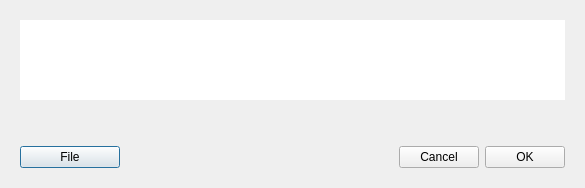
<?xml version="1.0" encoding="UTF-8"?>
<ui version="4.0">
 <class>ExportKeyDialog</class>
 <widget class="QDialog" name="ExportKeyDialog">
  <property name="geometry">
   <rect>
    <x>0</x>
    <y>0</y>
    <width>585</width>
    <height>188</height>
   </rect>
  </property>
  <property name="sizePolicy">
   <sizepolicy hsizetype="Fixed" vsizetype="Preferred">
    <horstretch>0</horstretch>
    <verstretch>0</verstretch>
   </sizepolicy>
  </property>
  <property name="minimumSize">
   <size>
    <width>585</width>
    <height>188</height>
   </size>
  </property>
  <property name="maximumSize">
   <size>
    <width>585</width>
    <height>188</height>
   </size>
  </property>
  <property name="windowTitle">
   <string>Key</string>
  </property>
  <layout class="QVBoxLayout" name="verticalLayout">
   <property name="spacing">
    <number>0</number>
   </property>
   <property name="leftMargin">
    <number>20</number>
   </property>
   <property name="topMargin">
    <number>20</number>
   </property>
   <property name="rightMargin">
    <number>20</number>
   </property>
   <property name="bottomMargin">
    <number>20</number>
   </property>
   <item>
    <widget class="QTextEdit" name="m_keyEdit">
     <property name="minimumSize">
      <size>
       <width>0</width>
       <height>80</height>
      </size>
     </property>
     <property name="maximumSize">
      <size>
       <width>16777215</width>
       <height>80</height>
      </size>
     </property>
     <property name="frameShape">
      <enum>QFrame::NoFrame</enum>
     </property>
    </widget>
   </item>
   <item>
    <spacer name="verticalSpacer">
     <property name="orientation">
      <enum>Qt::Vertical</enum>
     </property>
     <property name="sizeType">
      <enum>QSizePolicy::Expanding</enum>
     </property>
     <property name="sizeHint" stdset="0">
      <size>
       <width>20</width>
       <height>10</height>
      </size>
     </property>
    </spacer>
   </item>
   <item alignment="Qt::AlignTop">
    <widget class="WalletGui::WalletSmallGrayTextLabel" name="m_descriptionLabel">
     <property name="text">
      <string/>
     </property>
     <property name="wordWrap">
      <bool>true</bool>
     </property>
    </widget>
   </item>
   <item>
    <spacer name="verticalSpacer_2">
     <property name="orientation">
      <enum>Qt::Vertical</enum>
     </property>
     <property name="sizeHint" stdset="0">
      <size>
       <width>20</width>
       <height>10</height>
      </size>
     </property>
    </spacer>
   </item>
   <item>
    <layout class="QHBoxLayout" name="horizontalLayout">
     <property name="spacing">
      <number>6</number>
     </property>
     <item>
      <widget class="WalletGui::WalletNormalBlueButton" name="m_fileButton">
       <property name="minimumSize">
        <size>
         <width>100</width>
         <height>0</height>
        </size>
       </property>
       <property name="text">
        <string>File</string>
       </property>
      </widget>
     </item>
     <item>
      <spacer name="horizontalSpacer">
       <property name="orientation">
        <enum>Qt::Horizontal</enum>
       </property>
       <property name="sizeHint" stdset="0">
        <size>
         <width>40</width>
         <height>20</height>
        </size>
       </property>
      </spacer>
     </item>
     <item>
      <widget class="WalletGui::WalletCancelButton" name="m_cancelButton">
       <property name="text">
        <string>Cancel</string>
       </property>
      </widget>
     </item>
     <item>
      <widget class="WalletGui::WalletOkButton" name="m_okButton">
       <property name="text">
        <string>OK</string>
       </property>
      </widget>
     </item>
    </layout>
   </item>
  </layout>
 </widget>
 <customwidgets>
  <customwidget>
   <class>WalletGui::WalletOkButton</class>
   <extends>QPushButton</extends>
   <header>Gui/Common/WalletOkButton.h</header>
  </customwidget>
  <customwidget>
   <class>WalletGui::WalletCancelButton</class>
   <extends>QPushButton</extends>
   <header>Gui/Common/WalletCancelButton.h</header>
  </customwidget>
  <customwidget>
   <class>WalletGui::WalletSmallGrayTextLabel</class>
   <extends>QLabel</extends>
   <header>Gui/Common/WalletTextLabel.h</header>
  </customwidget>
  <customwidget>
   <class>WalletGui::WalletNormalBlueButton</class>
   <extends>QPushButton</extends>
   <header>Gui/Common/WalletBlueButton.h</header>
  </customwidget>
 </customwidgets>
 <resources/>
 <connections>
  <connection>
   <sender>m_fileButton</sender>
   <signal>clicked()</signal>
   <receiver>ExportKeyDialog</receiver>
   <slot>fileClicked()</slot>
   <hints>
    <hint type="sourcelabel">
     <x>571</x>
     <y>116</y>
    </hint>
    <hint type="destinationlabel">
     <x>282</x>
     <y>82</y>
    </hint>
   </hints>
  </connection>
  <connection>
   <sender>m_okButton</sender>
   <signal>clicked()</signal>
   <receiver>ExportKeyDialog</receiver>
   <slot>accept()</slot>
   <hints>
    <hint type="sourcelabel">
     <x>512</x>
     <y>136</y>
    </hint>
    <hint type="destinationlabel">
     <x>282</x>
     <y>82</y>
    </hint>
   </hints>
  </connection>
  <connection>
   <sender>m_cancelButton</sender>
   <signal>clicked()</signal>
   <receiver>ExportKeyDialog</receiver>
   <slot>reject()</slot>
   <hints>
    <hint type="sourcelabel">
     <x>429</x>
     <y>136</y>
    </hint>
    <hint type="destinationlabel">
     <x>282</x>
     <y>82</y>
    </hint>
   </hints>
  </connection>
  <connection>
   <sender>m_keyEdit</sender>
   <signal>textChanged()</signal>
   <receiver>ExportKeyDialog</receiver>
   <slot>keyChanged()</slot>
   <hints>
    <hint type="sourcelabel">
     <x>292</x>
     <y>59</y>
    </hint>
    <hint type="destinationlabel">
     <x>292</x>
     <y>93</y>
    </hint>
   </hints>
  </connection>
 </connections>
 <slots>
  <slot>fileClicked()</slot>
  <slot>keyChanged()</slot>
 </slots>
</ui>
